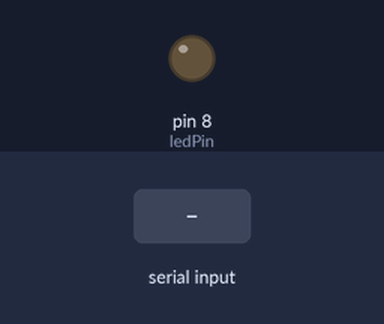
Recording of a sketch running on a simulated Arduino Uno, built with avr-gcc and run on an emulated ATmega328P. Shown: output pins drawn as LEDs (lit = HIGH). The inputs (shaded band) are chosen by the test bench. What the sketch prints to the serial monitor is not drawn.

Above: at 1.2 s.
1.3 s: "BLINK\n" received over Serial
At 2.1 s:
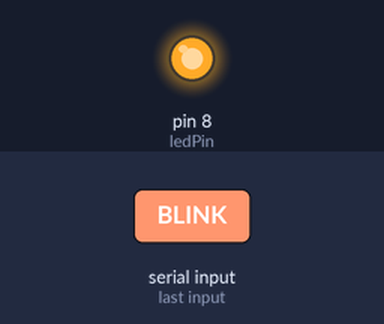
3.8 s: "BLINK,1\n" received over Serial
5.3 s: "BLINK,150\n" received over Serial
Timing chart, 0 to 8.3 s (numbered marks = the images above; inputs shaded):
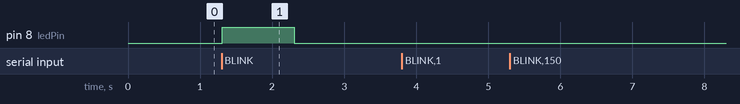

Measured:
- after the input at 1.3 s, pin 8 (ledPin): LOW → HIGH at once, → LOW 1.0 s later
- after the input at 3.8 s, every drawn part: stays the same
- after the input at 5.3 s, every drawn part: stays the same

The sketch:

slave1.ino
```cpp
#include <Stepper.h>
#include <string.h>

const int ledPin = 8;
Stepper upStepper1(360, 0, 1, 2, 3);
Stepper upStepper2(360, 0, 1, 2, 3);
Stepper horizontalStepper(360, 0, 1, 2, 3);

Stepper motionStepperLeft(360, 0, 1, 2, 3);
Stepper motionStepperRight(360, 0, 1, 2, 3);

void setup() {
  // put your setup code here, to run once:
  Serial.begin(9600);
  pinMode(ledPin, OUTPUT);

  upStepper1.setSpeed(60);
  upStepper2.setSpeed(60);
  horizontalStepper.setSpeed(60);
  motionStepperLeft.setSpeed(60);
  motionStepperRight.setSpeed(60);
}

char buffer[255];

void blink() {
  digitalWrite(ledPin, HIGH);
  delay(1000);
  digitalWrite(ledPin, LOW);
  delay(1000);
}

void move_forward() {

}

void move_backward() {

}

void paint() {

}

void lift_up_pen() {

}

int i = 0;
void loop() {
    if(Serial.available() > 0) {
        char c = Serial.read();
        if(c == '\n') {
          buffer[i] = '\0';

          String message(buffer);

          if(message == "BLINK") {
              blink();
          } else if(message == "MOVE_FORWARD") {
              move_forward();
          } else if(message == "MOVE_BACKWARD") {
              move_backward();
          } else if(message == "PAINT") {
              paint();
          } else if(message == "LIFT_UP_PEN") {
            lift_up_pen();
          } else {
            char* command;
            int displacement;
            i  = 0;

            char *message_c = (char *)message.c_str();
            String space = " ";
            const char *space_c = space.c_str();
            space.c_str();
            command =  strtok (message_c, space_c);
            displacement = atoi(strtok(NULL, space_c));

            Serial.println(command);
            itoa(displacement, buffer, 10);
            Serial.println(buffer);

            if(command == "MOVE_UP") {
              upStepper1.step(-1000);
              delay(5000);
            }

            memset (buffer,'0', 255);

          }
        } else {
          buffer[i] = c;
          i++;
        }
      }
}
```
